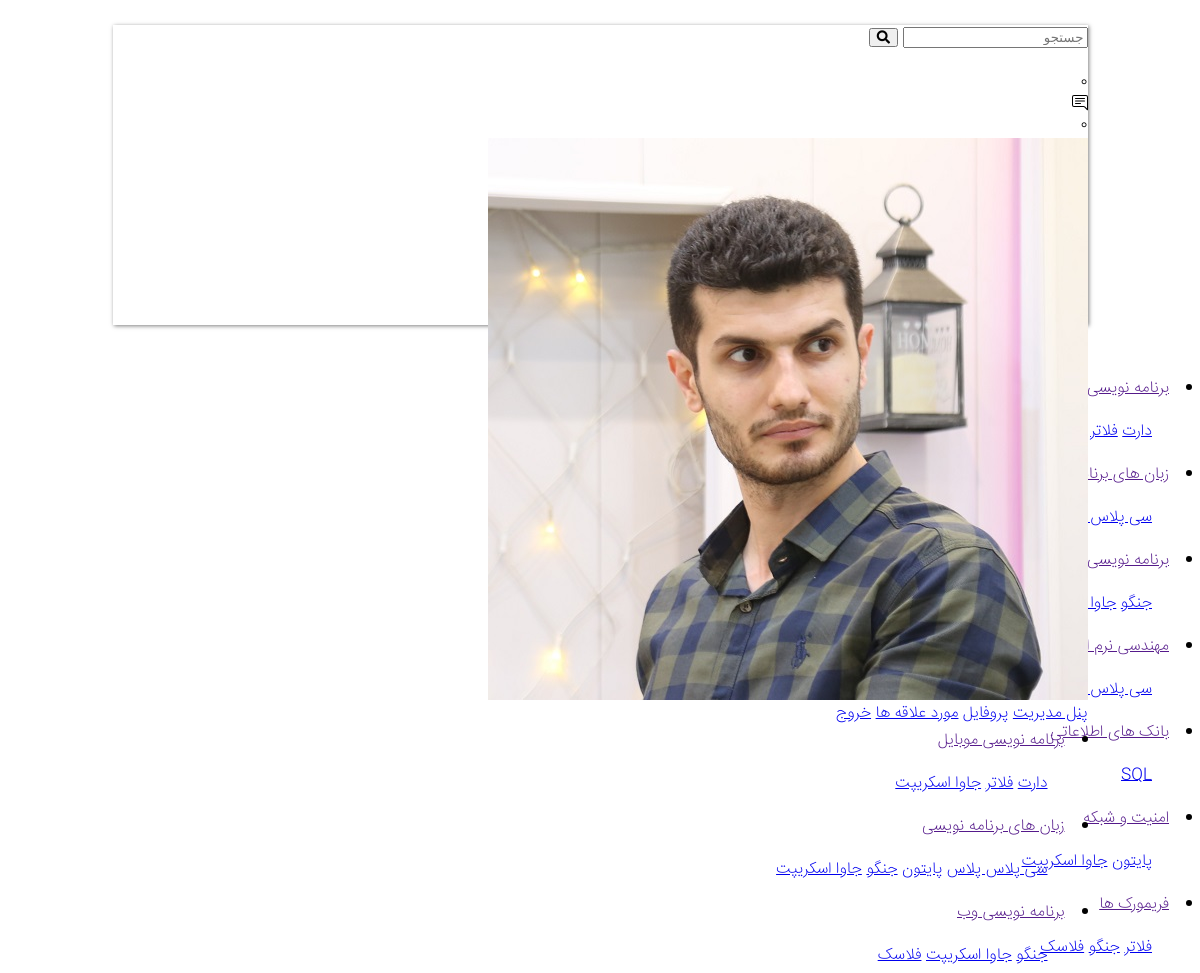
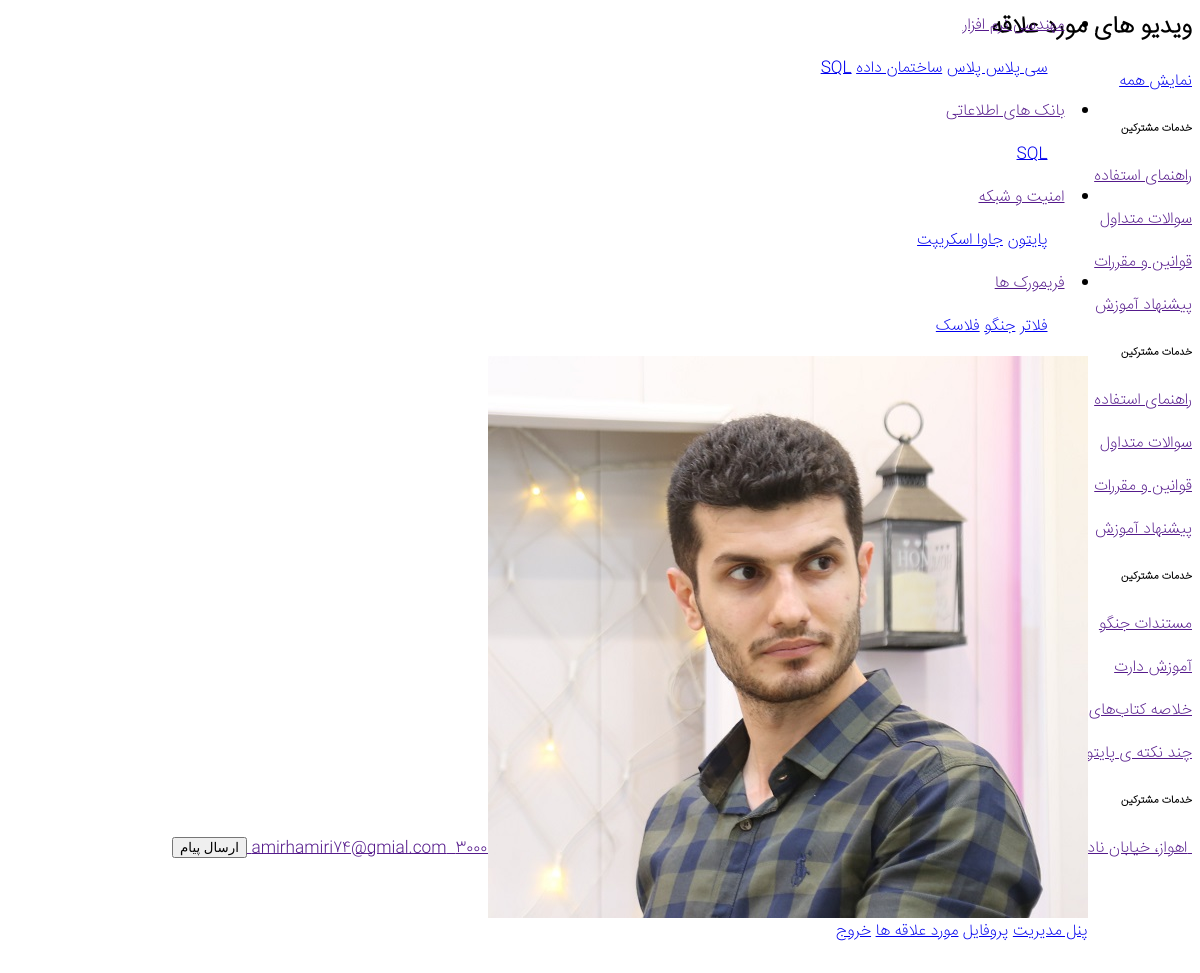
Page /favorite/ (signed in) on the committed database (2 pictures, top to bottom).
### Acount_app/models.py (models this page shows, shortened)
class User(AbstractBaseUser):
    email = models.EmailField(
        verbose_name='ایمیل',
        max_length=255,
        unique=True,
    )
    username = models.CharField(max_length=100, verbose_name="نام کاربری")
    phone_number = models.CharField(max_length=15, blank=True, null=True, verbose_name="شماره تلفن")
    image = models.FileField(upload_to="user/image", default="defult/index.jpg", blank=True, null=True,
                             verbose_name="تصویر پروفایل")
    is_teacher = models.BooleanField(default=False, verbose_name="مدرس هست یا خیر؟")
    is_active = models.BooleanField(default=True, verbose_name="کاربر فعال هست یا خیر؟")
    is_admin = models.BooleanField(default=False, verbose_name="کاربر ادمین هست یا خیر؟")
    full_name = models.CharField(max_length=50, verbose_name="نام و نام خانوادگی")
    special_user = models.DateTimeField(default=timezone.now(), verbose_name="کاربر خاص تا زمان:")
    class Meta:
        verbose_name_plural = "حساب های کاربری"
        verbose_name = "حساب کاربری"
    objects = MyUserManager()
    USERNAME_FIELD = 'email'

### Tutorial_app/models.py (models this page shows, shortened)
class Category(models.Model):
    name=models.CharField(max_length=50,verbose_name="نام دسته بندی")
    created=models.DateTimeField(auto_now_add=True,verbose_name="تاریخ ایجاد")
    class Meta:
        verbose_name="دسته بندی"
        verbose_name_plural="دسته بندی ها"

class SubCategory(models.Model):
    category=models.ManyToManyField(Category,related_name="subcategory",verbose_name="نام دسته بندی مرجع")
    name=models.CharField(max_length=30,verbose_name="نام دسته بندی")
    slug=models.SlugField(null=True,blank=True,allow_unicode=True)
    created=models.DateTimeField(auto_now_add=True,verbose_name="تاریخ ایجاد")
    class Meta:
        verbose_name="دسته بندی"
        verbose_name_plural="دسته بندی ها"

### Favorite_app/views.py (the view)
# urls.py: path("",views.FavoritView.as_view(),name="favorite")
class FavoritView(CheckLogin,ListView):
    template_name = "Favorite_app/favorite.html"
    model = Favorite
    def get_context_data(self,**kwargs):
        context=super(FavoritView,self).get_context_data(**kwargs)
        favorite_video=Favorite.objects.filter(user=self.request.user)
        context["video"]=favorite_video
        return context

### Acount_app/mixin.py (called while the page is built)
    def dispatch(self,request):
        if request.user.is_authenticated:
            return super().dispatch(request)
        else:
            return redirect("Home:Home")

### context_processor/context_processor.py (called while the page is built)
def categorydata(request):
    context=Category.objects.all()
    return {
        "category":context
    }

def check_activ_teacher(request):
    if request.user.is_authenticated:
        user=request.user
        teacher=Techer.objects.filter(user=user,is_active=True).exists()
        if teacher:
            return {"is_teacher":True}
        return {"is_teacher":False}
    return {"is_teacher": False}

### Favorite_app/templates/Favorite_app/favorite.html (shortened to what this page needs)
{% extends "base.html" %}
{% load static %}
{% block content %}
        <section class="py-5">
            <div class="container">
                <div class="d-flex align-items-center justify-content-between mb-3">
                    <h2 class="title-section">ویدیو های مورد علاقه</h2>
                    <a href="{% url "Home:all_video" %}" class="btn custom-btn">
                        نمایش همه
                    </a>
                </div>
            </div>
        </section>
    </main>
    {% endblock %}

### templates/include/header.html (shortened to what this page needs)
{% load static %}
<header class="position-relative">
    <div class="main-header position-relative">
        <div class="nav-header-box mob1 d-md-flex d-lg-flex align-items-center justify-content-between">
            <div class="d-flex flex-column flex-md-row align-items-center pr-md-4">
                <form action="{% url "Home:search" %}" method="get">
                    <div class="nav-search-btn">
                        <input type="search" name="q" value="{{ request.GET.q }}" required placeholder="جستجو">
                        <button type="submit"><i class="fa fa-search"></i></button>
                    </div>
                </form>
            </div>
            <div class="d-block d-md-flex align-items-center pl-md-4">
                {% if request.user.is_authenticated %}
                    <div class="dropdown notification-box">
                        <div class="position-relative d-none d-md-block " type="button" id="dropdownMenuButton"
                             data-toggle="dropdown" aria-haspopup="true" aria-expanded="false">
                            <div class="badge">{{ request.user.notification.all.count }}</div>
                        </div>
                    </div>
                {% endif %}
                <div class="container">
                    {% if request.user.is_authenticated %}
                        <div class="dropdown notification-box">
                            <div class="position-relative d-none d-md-block " type="button" id="dropdownMenuButton"
                                 data-toggle="dropdown" aria-haspopup="true" aria-expanded="false">
                                <img src="{% static "assets/image/message.svg" %}" class="notification-img" alt="">
                                <div class="badge">{{ request.user.Message.all.count }}</div>
                            </div>
                        </div>
                    {% endif %}
                </div>
                <div class="header-login d-none d-md-block">
                    <div class="notification-box dropdown">
                        {% if request.user.is_authenticated %}
                            <a href="" class="btn login-btn" type="button" id="dropdownMenuButton"
                               data-toggle="dropdown" aria-haspopup="true" aria-expanded="false">
                                <img src="{{ request.user.image.url }}" alt="">
                            </a>
                            <div class="dropdown-menu account-menu-items custom-bg"
                                 aria-labelledby="dropdownMenuButton">
                                {% if is_teacher == True %}
                                    <a class="" href="{% url "AdminPanel_app:admin_panel" %}">پنل مدیریت</a>
                                {% endif %}
                                <a class="" href="{% url "Acount_app:profile" %}"> پروفایل</a>
                                <a class="" href="{% url "favorite:favorite" %}"> مورد علاقه ها</a>
                                <a class="" href="{% url "Acount_app:Logout" %}"> خروج</a>
                            </div>
                        {% endif %}
                    </div>
                </div>
            </div>
            <nav class="nav-menu p-0 m-0 d-flex d-sm-flex d-md-none d-lg-none">
                {% for c in category.all %}
                    <li id="" class="mx-3 menu-item"><a href="" class="nav-menu-item ">{{ c.name }} </a>
                        <ul class="sub-menu">
                            {% for item in c.subcategory.all %}
                                <a href="{% url "Home:category" item.slug %}">{{ item.name }}</a>
                            {% endfor %}
                        </ul>
                    </li>
                {% endfor %}
            </nav>
        </div>
        <section
                class="nav-header-box-mob d-flex d-sm-flex d-md-none  align-items-center justify-content-between d-md-none d-lg-none position-fixed">
            <div class="d-flex align-items-center">
                <div class="header-account">
                    <div class="notification-box dropdown">
                        {% if request.user.is_authenticated %}
                            <a href="" class="btn login-btn" type="button" id="dropdownMenuButton"
                               data-toggle="dropdown" aria-haspopup="true" aria-expanded="false">
                                <img src="{{ request.user.image.url }}" alt="">
                            </a>
                            <div class="dropdown-menu account-menu-items custom-bg"
                                 aria-labelledby="dropdownMenuButton">
                                {% if is_teacher == True %}
                                    <a class="" href="{% url "AdminPanel_app:admin_panel" %}">پنل مدیریت</a>
                                {% endif %}
                                <a class="" href="{% url "Acount_app:profile" %}"> پروفایل</a>
                                <a class="" href="{% url "favorite:favorite" %}"> مورد علاقه ها</a>
                                <a class="" href="{% url "Acount_app:Logout" %}"> خروج</a>
                            </div>
                        {% endif %}
                    </div>
                </div>
            </div>
        </section>
    </div>
</header>

### templates/include/navbar.html
{% load static %}
<nav class="nav-menu nav-menu-pc  d-none d-md-flex px-4" id="navbar">
    {% for c in category.all %}
    <li id="" class="mx-3 menu-item"><a href="" class="nav-menu-item ">{{ c.name }} </a>
        <ul class="sub-menu">
            {% for item in c.subcategory.all %}
            <a href="{% url "Home:category" item.slug %}">{{ item.name }}</a>
                {% endfor %}
        </ul>
    </li>
    {% endfor %}
</nav>

### Acount_app/static/Acount_app/css/style.css (style rules this page uses)
body { direction: rtl; font-family: "IranSans"; margin-bottom: 100px; }
header { box-shadow: 1px 1px 4px rgba(0,0,0,0.5); margin: 25px auto 50px; height: 300px; position: relative; width: 975px; }

### rows in the picture
User: user.notification.all.count "0", user.Message.all.count "0", user.image (picture)
Category: name "برنامه نویسی موبایل"
SubCategory: name "دارت"
SubCategory: name "فلاتر"
SubCategory: name "جاوا اسکریپت", name "جاوا…"
Category: name "زبان های برنامه نویسی"
SubCategory: name "سی پلاس پلاس"
SubCategory: name "پایتون"
SubCategory: name "جنگو"
Category: name "برنامه نویسی وب"
SubCategory: name "فلاسک"
Category: name "مهندسی نرم افزار"
SubCategory: name "ساختمان داده"
SubCategory: name "SQL"
Category: name "بانک های اطلاعاتی"
Category: name "امنیت و شبکه"
Category: name "فریمورک ها"
